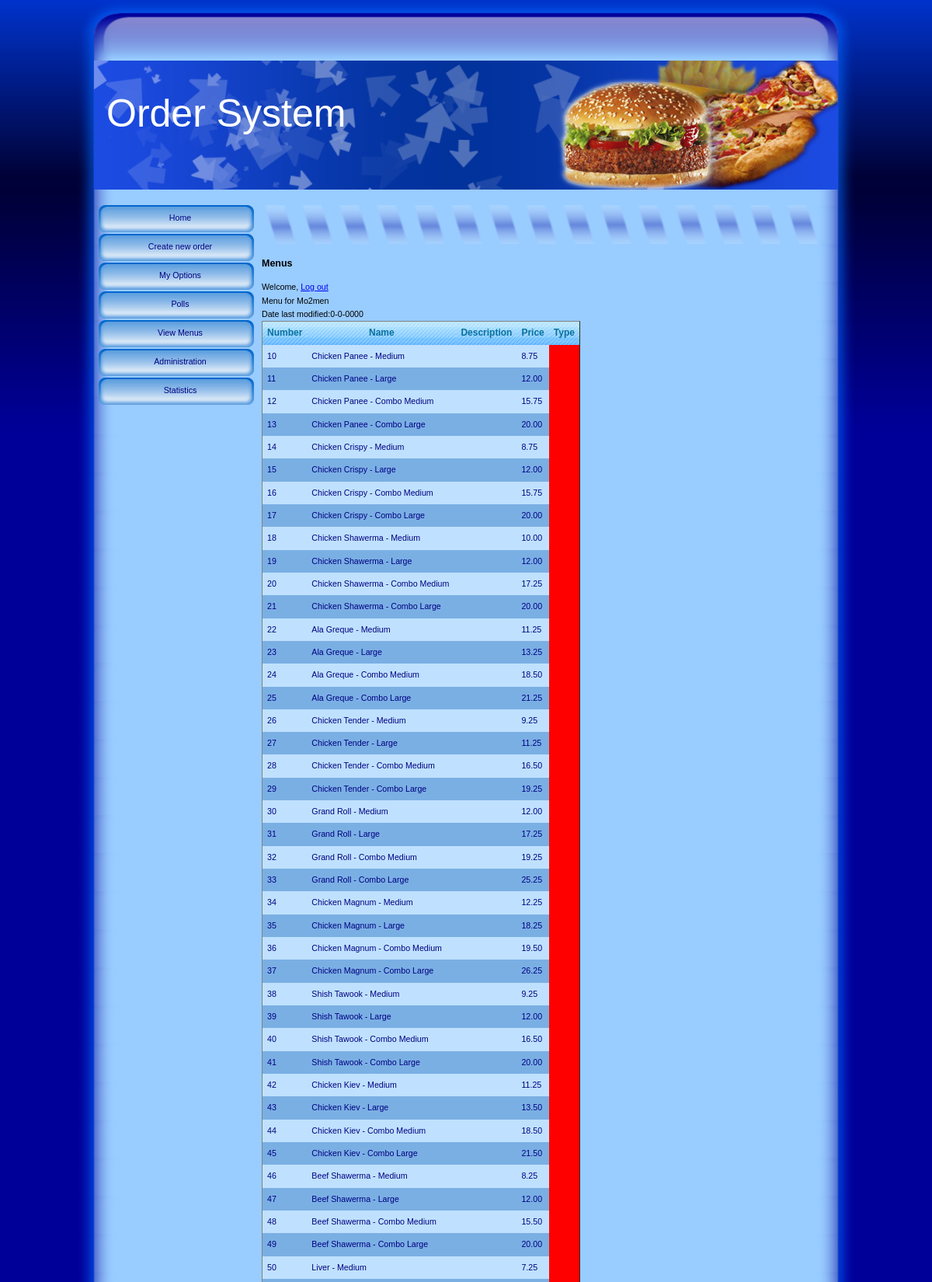
Screenshot of /menus.php?shopId=9 (signed in, upper part) with the database file from the repository.
### tables this page shows
CREATE TABLE  `shop` (
  `id` int(10) unsigned NOT NULL auto_increment,
  `name` varchar(100) NOT NULL,
  `phone_number` varchar(10) NOT NULL,
  `date_modified` date NOT NULL default '0000-00-00',
  PRIMARY KEY  (`id`)
);

CREATE TABLE  `meal` (
  `id` int(10) unsigned NOT NULL auto_increment,
  `name` varchar(45) NOT NULL,
  `description` varchar(200) NOT NULL,
  `price` decimal(10,2) default NULL,
  `shop_id` int(10) unsigned NOT NULL,
  PRIMARY KEY  (`id`),
  KEY `FK_meal_1` (`shop_id`)
);

### menus.php (the view, shortened to what this page needs)
<!DOCTYPE html PUBLIC "-//W3C//DTD XHTML 1.1//EN" "http://www.w3.org/TR/xhtml11/DTD/xhtml11.dtd">
<html>
<head>
<?php include 'head.php'?>
</head>
<body>
<?php include 'frame.php'; ?>
<h3>
Menus
</h3>
<?php
	include 'logincode.php';
?>
Menu for <?php
				$query = 'SELECT name,date_format(date_modified,\'%e-%c-%Y\') date_modified FROM shop WHERE id = '.$_REQUEST['shopId'].';';
				$result = mysql_query($query);
				$row = mysql_fetch_array($result);
				echo $row['name'];
				?>
<br/>
Date last modified:<?php echo $row['date_modified']; ?>
<table border=1 cellspacing=0>
<?php
	echo "<tr><th>Number</th><th>Name</th><th>Description</th><th>Price</th>";
	echo "<th>Type</th>";
	echo "</tr>";
	$query = 'SELECT * FROM meal WHERE shop_id='.$_REQUEST['shopId'].';';
	$result = mysql_query($query);
	$odd=true;
	While($row = mysql_fetch_array($result))
	{
		if($_SESSION['userClass']== 'M' or $_SESSION['userClass'] == 'O')
		{
			echo '<tr class="'.($odd?"odd":"even").'">
					<td>'.$row['id'].'</td>
					<td>'.htmlentities($row['name'],ENT_COMPAT,'UTF-8').'</td>
					<td>'.$row['description'].'</td>
					<td>
						<form method=post action="menus.php?shopId='.$_REQUEST['shopId'].'">
							<input type=text name="price" size=3 value='.$row['price'].' />
							<input type=hidden name=command value=update />
							<input type=hidden name=meal_id value='.$row['id'].' />
							<input type=submit value="Update" />
						</form>
					</td>
					<td>
						<form method=post action="menus.php?shopId='.$_REQUEST['shopId'].'">
							<input type=hidden name=command value=delete />
							<input type=hidden name=meal_id value='.$row['id'].' />
							<input type=submit value="Delete" />
						</form>
					</td>
					<td>
						<form method=post action="menus.php?shopId='.$_REQUEST['shopId'].'">
							<input type=text name=to_meal_id size=4 />
							<input type=hidden name=command value=merge />
							<input type=hidden name=meal_id value='.$row['id'].' />
							<input type=submit value="Merge" />
						</form>
					</td>
					<td>';
						echo '<form method=post action="menus.php?shopId='.$_REQUEST['shopId'].'">';
						if($row['type'] != 'D') {
							echo 'Static';
							$newType = 'D';
						} else {
							echo 'Dynamic';
							$newType = 'S';
						}
						echo '
							<input type=hidden name=command value=switch />
							<input type=hidden name=meal_id value='.$row['id'].' />
							<input type=hidden name=newtype value='.$newType.' />
							<input type=submit value="Switch" />
						</form>';
						echo '</td>
				</tr>';
		}
		else
		{
		echo '<tr class="'.($odd?"odd":"even").'">
				<td>'.$row['id'].'</td>
				<td>'.htmlentities($row['name'],ENT_COMPAT,'UTF-8').'</td>
				<td>'.$row['description'].'</td>
				<td>'.$row['price'].'</td>
			</tr>';
		}
		$odd = ! $odd;
	}
?>
</table>
<?php include 'frameend.php'; ?>
</body>
</html>

### head.php (shortened to what this page needs)
<link rel="stylesheet" type="text/css" href="style.css" />

### frame.php (shortened to what this page needs)
<?php
echo '<div id="wrapper">';
echo '<div id="top">';
echo '</div>';
echo '<div id="content">';
echo '<div id="header">';
echo 'Order System';
echo '</div>';
echo '<div id="menu">';
echo '	<ul>';
echo '		<li><a href="index.php">Home</a></li>';
echo '		<li><a href="neworder.php">Create new order</a></li>';
echo '		<li><a href="options.php">My Options</a></li>';
echo '		<li><a href="polls.php">Polls</a></li>';
echo '		<li><a href="shops.php">View Menus</a></li>';
echo '		<li><a href="admin.php">Administration</a></li>';
echo '		<li><a href="stats.php">Statistics</a></li>';
echo '	</ul>';
echo '</div>';
echo '<div id="stuff">';
?>

### logincode.php (shortened to what this page needs)
<?php
	if (! isset($_SESSION['loggedin']) or $_SESSION['loggedin'] == false)
	{
		if(isset($_POST['user']))
		{
			$query = 'SELECT * FROM user WHERE name=\''.mysql_real_escape_string($_POST['user']).'\' and password = password(\''.mysql_real_escape_string($_POST['pass']).'\') and class<>\'N\';';
			$result = mysql_query($query);
			$row = mysql_fetch_array($result);
			if (isset($row['id']))
			{
				$_SESSION['loggedin'] = true;
				$_SESSION['userfullname'] = $row['full_name'];
				$_SESSION['username'] = $row['name'];
				$_SESSION['userId'] = $row['id'];
				$_SESSION['userClass'] = $row['class'];
				$_SESSION['ordersPerPage'] = $row['ordersPerPage'];
				$_SESSION['seenNote1'] = $row['seenNote1'];
				$_SESSION['balance'] = $row['balance'];
				echo "Welcome, ". $_SESSION['userfullname'] .' <a href=logout.php> Log out</a><br/>';
			}
			else
			{
				echo "Incorrect username or password. Please try to log in again.";
				include 'loginform.php';
			include 'frameend.php';
			echo '</body></html>';
			die();
			}
		}
		else if(isset($_POST['ip']))
		{
			$query = 'SELECT * FROM user WHERE ip=\''.$_POST['ip'].'\';';
			$result=mysql_query($query);
			$row=mysql_fetch_array($result);
			if($row)
			{
				$generatedCode = substr(str_shuffle("abcefghijklmnopqrstuvwxyz01234" . "ABCDEFGHIJKLMNOPQRSTUVWXYZ56789"), 0, 16);
				$query = 'UPDATE user SET passwordResetCode = \''.$generatedCode.'\' WHERE ip=\''.$_POST['ip'].'\'';
				$result=mysql_query($query);
				$command = 'c:\ipmsg.exe /msg /seal '.$row['ip'].' Your username is "'.$row['name'].'". Your password reset code is "'.$generatedCode.'".';
				exec($command);
				echo 'Your data has been sent. If you remember your password you can log in directly. You can also enter password reset code to reset your password';
			}
			else
			{
				echo 'Unable to find this IP. Please enter another IP or contact the administrator.';
			}
			include 'loginform.php';
			include 'frameend.php';
			echo '</body></html>';
			die();
		}
		else if(isset($_POST['resetCode']))
		{
			$query = 'SELECT id FROM user WHERE name = \''.$_POST['username'].'\' and passwordResetCode = \''.$_POST['resetCode'].'\'';
			$result = mysql_query($query);
			$row = mysql_fetch_array($result);
			if($row)
			{
				$query = "UPDATE user SET password=password('".$_POST['newpass']."') WHERE id = ".$row['id'];
				$result = mysql_query($query);
				echo "Your password was successfully changed. Please log in using the new password.";
			}
			else
			{
				echo "Incorrect username or password reset code. Your password was not reset.";
			}
			include 'loginform.php';
			include 'frameend.php';
			echo '</body></html>';
			die();
		}
		else
		{
			echo "Please log in.<br/>";
			include 'loginform.php';
			include 'frameend.php';
			echo '</body></html>';
			die();
		}
	}
	else
	{
		echo "Welcome, " . $_SESSION['userfullname'] .' <a href=logout.php> Log out</a><br/>';
	}
?>

### frameend.php (shortened to what this page needs)
<?php
echo '</div>';
echo '</div>';
echo '</div>';
?>

### style.css (style rules this page uses)
body { background: #000099 url(images/back.png) top center repeat-x; margin: 0; padding: 0; font: normal 8pt/13pt verdana, arial,sans-serif; }
table { margin:0; padding:0; font-family: "Trebuchet MS", Trebuchet, Arial, sans-serif; color: #000080; }
tbody tr { background: #7AAFE4; font-size: 13px; }
tbody tr.odd { background: #BFE1FF; }
tbody tr th, tbody tr td { padding: 6px; border: solid 0 #326e87; }
tbody tr th { background-image: url(images/col_bg.gif); background-repeat: repeat-x; font-family: "Trebuchet MS", Trebuchet, Arial, sans-serif; font-size: 12px; padding: 6px; text-align: center; font-weight: bold; color: #07719E; border-bottom: solid 0px white; }
#wrapper { margin: 0 auto; width: 1000px; padding: 0; text-align: left; height = 100%; }
#top { background: url(images/bgtop.png) top center no-repeat; width: 1000px; height: 78px; }
#content { background: url(images/bgmiddle.png) center repeat-y; width: 966px; padding: 0px 17px 0px 17px; }
#header { background: url(images/header.png) top center no-repeat; width: 946px; height: 106px; margin: 0px 0px 10px 0px; padding: 60px 0px 20px 20px; color: white; font-size: 50px; text-align: ; margin:0; }
#menu { width: 200px; height: 100%; margin-left: 10px; float: left; text-align: center; }
#menu li a { height: 37px; voice-family: "\" }
ul { list-style: none; margin: 0; padding: 0; text-align: center; }
#stuff { background: url(images/texttop.png) top left no-repeat; width: 720px; margin: 0px 0px 0px 220px; padding-top: 55px; border: 2px navy; }
#stuff td { font: normal 8pt/13pt tahoma, arial,sans-serif; }
#stuff table { background-color: red; }

### rows the page displays
shop: name "Mo2men"
meal: id "10", name "Chicken Panee - Medium", price "8.75"
meal: id "11", name "Chicken Panee - Large", price "12.00"
meal: id "12", name "Chicken Panee - Combo Medium", price "15.75"
meal: id "13", name "Chicken Panee - Combo Large", price "20.00"
meal: id "14", name "Chicken Crispy - Medium", price "8.75"
meal: id "15", name "Chicken Crispy - Large", price "12.00"
meal: id "16", name "Chicken Crispy - Combo Medium", price "15.75"
meal: id "17", name "Chicken Crispy - Combo Large", price "20.00"
meal: id "18", name "Chicken Shawerma - Medium", price "10.00"
meal: id "19", name "Chicken Shawerma - Large", price "12.00"
meal: id "20", name "Chicken Shawerma - Combo Medium", price "17.25"
meal: id "21", name "Chicken Shawerma - Combo Large", price "20.00"
meal: id "22", name "Ala Greque - Medium", price "11.25"
meal: id "23", name "Ala Greque - Large", price "13.25"
meal: id "24", name "Ala Greque - Combo Medium", price "18.50"
meal: id "25", name "Ala Greque - Combo Large", price "21.25"
meal: id "26", name "Chicken Tender - Medium", price "9.25"
meal: id "27", name "Chicken Tender - Large", price "11.25"
meal: id "28", name "Chicken Tender - Combo Medium", price "16.50"
meal: id "29", name "Chicken Tender - Combo Large", price "19.25"
meal: id "30", name "Grand Roll - Medium", price "12.00"
meal: id "31", name "Grand Roll - Large", price "17.25"
meal: id "32", name "Grand Roll - Combo Medium", price "19.25"
meal: id "33", name "Grand Roll - Combo Large", price "25.25"
meal: id "34", name "Chicken Magnum - Medium", price "12.25"
meal: id "35", name "Chicken Magnum - Large", price "18.25"
meal: id "36", name "Chicken Magnum - Combo Medium", price "19.50"
meal: id "37", name "Chicken Magnum - Combo Large", price "26.25"
meal: id "38", name "Shish Tawook - Medium", price "9.25"
meal: id "39", name "Shish Tawook - Large", price "12.00"
meal: id "40", name "Shish Tawook - Combo Medium", price "16.50"
meal: id "41", name "Shish Tawook - Combo Large", price "20.00"
meal: id "42", name "Chicken Kiev - Medium", price "11.25"
meal: id "43", name "Chicken Kiev - Large", price "13.50"
meal: id "44", name "Chicken Kiev - Combo Medium", price "18.50"
meal: id "45", name "Chicken Kiev - Combo Large", price "21.50"
meal: id "46", name "Beef Shawerma - Medium", price "8.25"
meal: id "47", name "Beef Shawerma - Large", price "12.00"
meal: id "48", name "Beef Shawerma - Combo Medium", price "15.50"
meal: id "49", name "Beef Shawerma - Combo Large", price "20.00"
meal: id "50", name "Liver - Medium", price "7.25"

### other values shown
$row['date_modified'] "0-0-0000"
